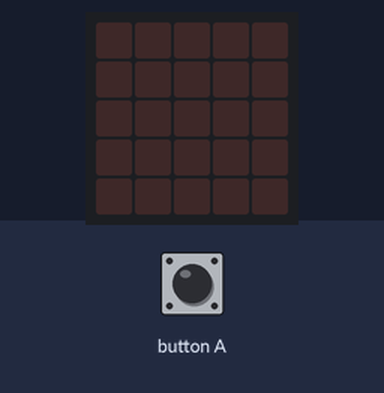
The program below on a simulated BBC micro:bit (MakeCode). Parts: the board's 5×5 LED display. The test bench sets the inputs (shaded band). Random numbers come from a fixed seed.

Above: at 1.2 s.
1.3 s: button A pressed for 0.15 s
At 2.1 s:
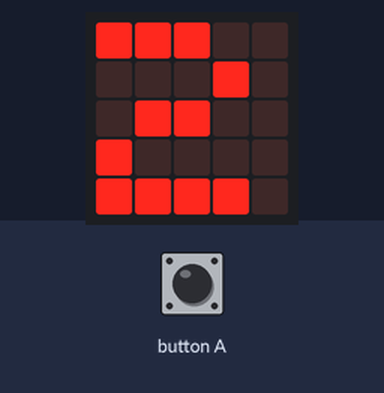
2.9 s: button A pressed for 0.15 s
At 3.3 s:
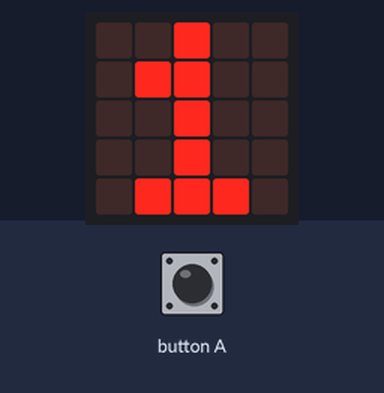
4.5 s: button A pressed for 0.15 s
At 5.7 s:
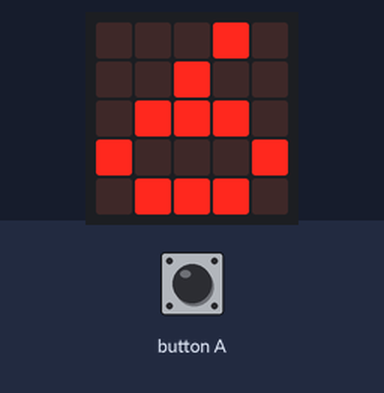
Timing chart, 0 to 7.5 s (numbered marks = the images above; inputs shaded):
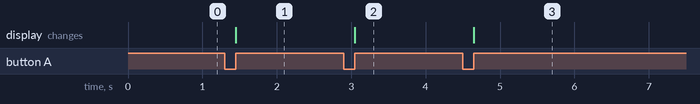

Measured:
- after the input at 1.3 s, the display: changes after 0.15 s (image 1)
- after the input at 2.9 s, the display: changes after 0.15 s (image 2)
- after the input at 4.5 s, the display: changes after 0.15 s (image 3)

The program:

main.ts
```typescript
let list: number[] = [0, 1, 2, 3, 4, 5, 6, 7, 8, 9];
let rNum = 0;
let listSize = 9;
input.onButtonPressed(Button.A, function () {
    if (list.length != 0) {
        rNum = randint(0, listSize);
        basic.showNumber(list.removeAt(rNum));
        listSize = listSize - 1;
    } else {
        basic.showString("No more numbers!");
    }
})
```

test.ts
```typescript
// ide kerülnek a tesztek; a rendszer ezt nem kompilálja, ha a csomagot bővítményként használják.
```
